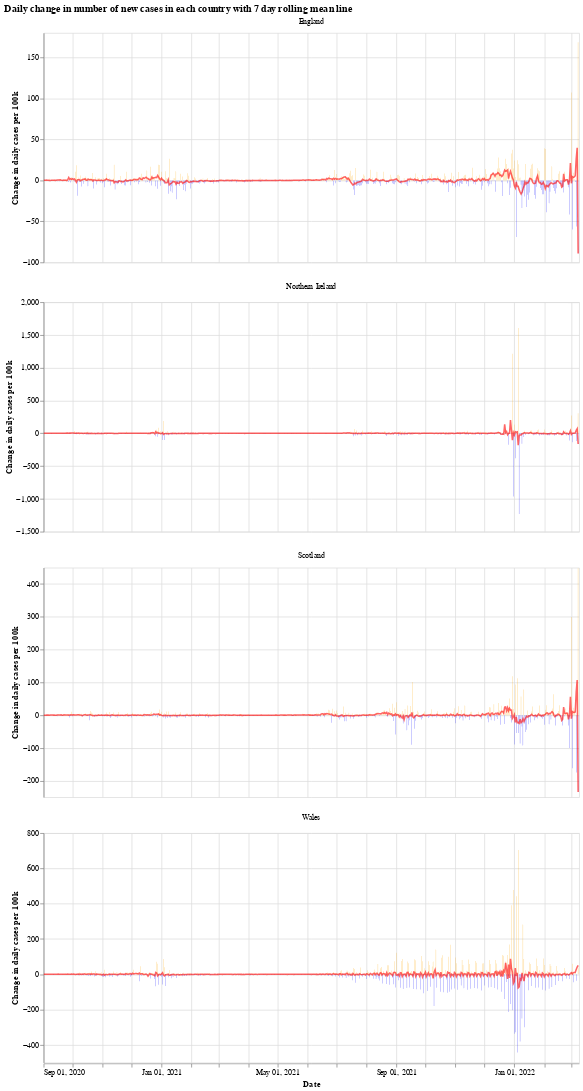

Notebook cell for this chart:
### Markdown cell above
We will use the Python library `Altair` for visualising the data, see the [altair docs](https://altair-viz.github.io/) for more information.

First we have a graph which shows the daily change in the number of new cases for each country. This number jumps up and down all over the place, which is likely due to delay in reporting of new cases over the weekend. Another interesting thing is that it looks like the daily cases in Wales experienced a much shorter period of calm over the summer (calm in the sense of daily cases not jumping up and down).

The orange bars are days when the number of new cases (per 100k population) was more than the previous day, while the blue are days when the number of new cases dropped. The red line is the 7 day moving average. 

When the moving average line is below 0, it means that there is a consistent drop in new cases. We can see this clearly happening around the times that lockdowns were introduced (though, to varying degrees). I will update the graphs soon with a marker of when each lockdown started.

### Code cell
# collapse
import altair as alt

bars = alt.Chart(uk_cases).mark_bar().encode(
    x=alt.X("yearmonthdate(date):T", axis=alt.Axis(title='Date')),
    y=alt.Y("casesChangeRate:Q", axis=alt.Axis(title='Change in daily cases per 100k')),
    tooltip='casesChange',
    color=alt.condition(
        alt.datum.casesChangeRate > 0,
        alt.value("orange"),  # The positive color
        alt.value("blue")  # The negative color
    )
).properties(title='Daily change in number of new cases with 7 day rolling mean',width=700).interactive()

line = alt.Chart(uk_cases).mark_line(
    color='red',
    size=2,
    opacity=0.6
).transform_window(
    rolling_mean='mean(casesChangeRate)',
    frame=[0, 7],
    groupby=['areaName']
).encode(
    x='yearmonthdate(date):T',
    y='rolling_mean:Q'
)

alt.layer(bars, line, data=uk_cases).facet(alt.Column(
    'areaName', title=''), columns=1).resolve_scale(y='independent').properties(title='Daily change in number of new cases in each country with 7 day rolling mean line')

### Figure 1 — Vega-Lite specification as saved in the notebook (floating-point values rounded to 4 significant figures; data arrays with more than 128 entries replaced by an {"elided": "..."} marker saying what was removed)
{"config": {"view": {"continuousWidth": 400, "continuousHeight": 300}}, "data": {"name": "data-d94e22804ed25dc94dc3484901306b77"}, "facet": {"type": "nominal", "field": "areaName", "title": ""}, "spec": {"layer": [{"mark": "bar", "encoding": {"color": {"condition": {"value": "orange", "test": "(datum.casesChangeRate > 0)"}, "value": "blue"}, "tooltip": {"type": "quantitative", "field": "casesChange"}, "x": {"type": "temporal", "axis": {"title": "Date"}, "field": "date", "timeUnit": "yearmonthdate"}, "y": {"type": "quantitative", "axis": {"title": "Change in daily cases per 100k"}, "field": "casesChangeRate"}}, "selection": {"selector001": {"type": "interval", "bind": "scales", "encodings": ["x", "y"]}}, "title": "Daily change in number of new cases with 7 day rolling mean", "width": 700}, {"mark": {"type": "line", "color": "red", "opacity": 0.6, "size": 2}, "encoding": {"x": {"type": "temporal", "field": "date", "timeUnit": "yearmonthdate"}, "y": {"type": "quantitative", "field": "rolling_mean"}}, "transform": [{"window": [{"op": "mean", "field": "casesChangeRate", "as": "rolling_mean"}], "frame": [0, 7], "groupby": ["areaName"]}]}]}, "columns": 1, "resolve": {"scale": {"y": "independent"}}, "title": "Daily change in number of new cases in each country with 7 day rolling mean line", "$schema": "https://vega.github.io/schema/vega-lite/v4.8.1.json", "datasets": {"data-d94e22804ed25dc94dc3484901306b77": {"elided": "2216 records"}}}
